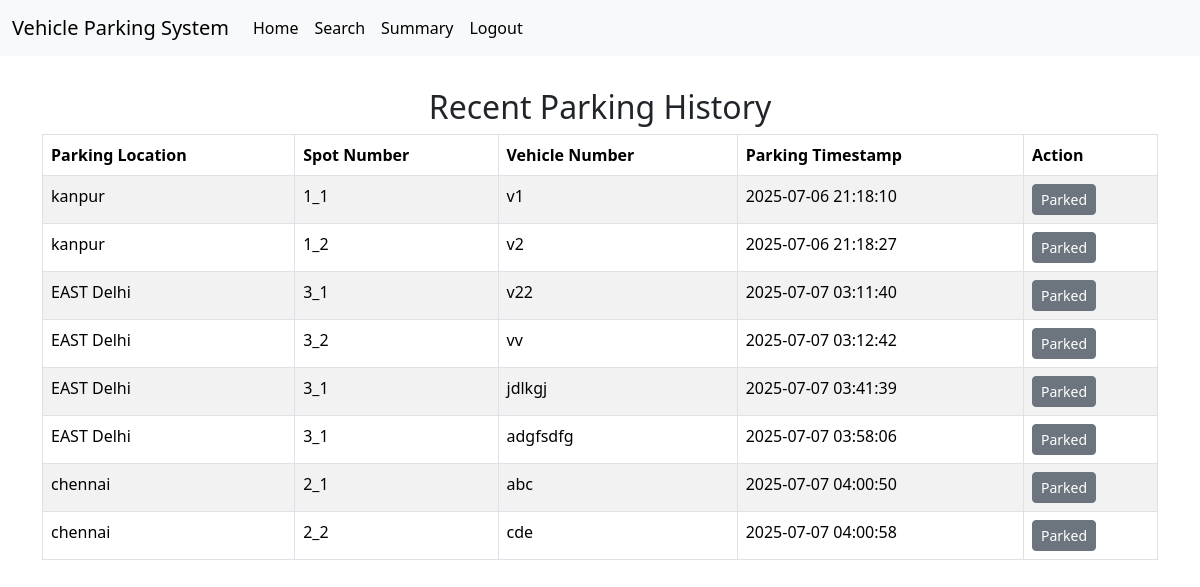
Before: /user_home (signed in) with the older database file.
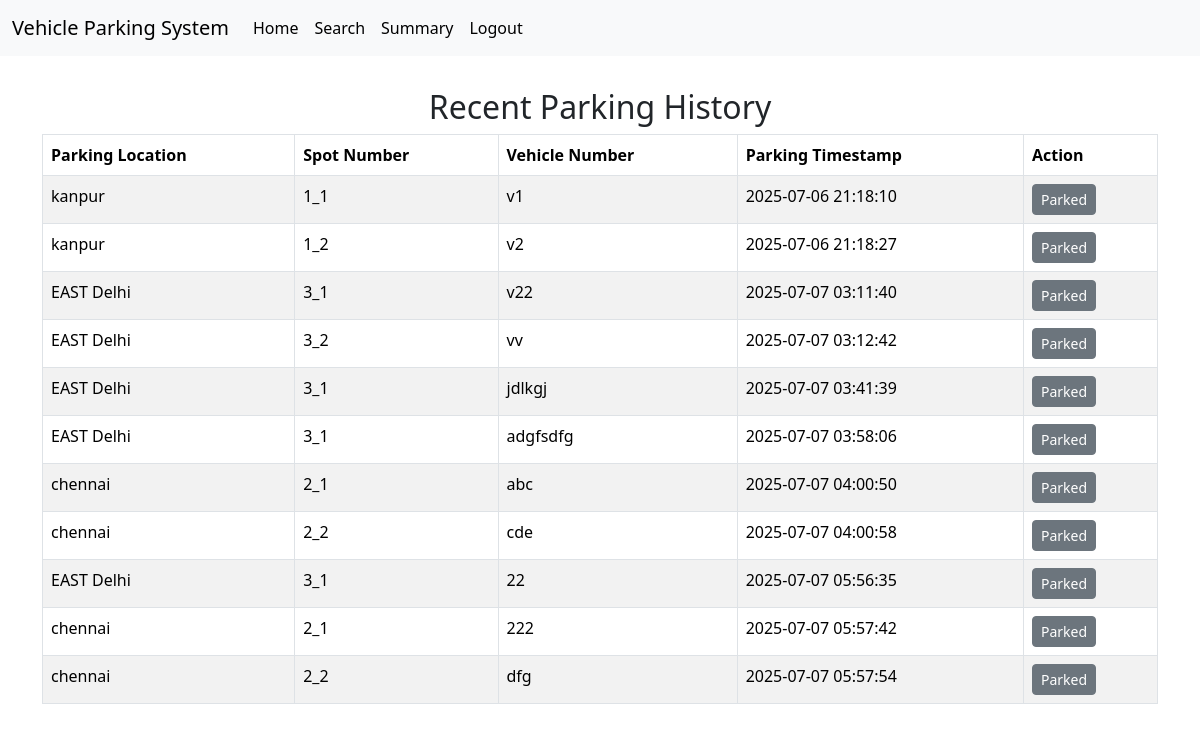
After: the same page with the newer database file.
### controllers/models.py (models this page shows)
class Reservation(db.Model):
    id = db.Column(db.Integer, primary_key=True, autoincrement=True)
    spot_id = db.Column(db.Integer, db.ForeignKey('parking_spot.spot'), nullable=False)
    user_id = db.Column(db.Integer, db.ForeignKey('user.id'), nullable=False)
    parking_timestamp = db.Column(db.DateTime, nullable=False, default=datetime.utcnow)
    leaving_timestamp = db.Column(db.DateTime, nullable=True)
    parking_cost = db.Column(db.Float, nullable=True)
    vehicle_number = db.Column(db.String(20), nullable=False)
    spot = db.relationship('ParkingSpot', backref='reservations')
    user = db.relationship('User', backref='reservations')

class ParkingLot(db.Model):
    id = db.Column(db.Integer, primary_key=True, autoincrement=True)
    location = db.Column(db.String(100), nullable=False)
    address = db.Column(db.String(200), nullable=False)
    pin_code = db.Column(db.String, nullable=False)
    price = db.Column(db.String, nullable=False)
    max_spots = db.Column(db.Integer, nullable=False)
    spots = db.relationship('ParkingSpot', backref='lot', cascade="all, delete-orphan")

### controllers/general_routes.py (the view)
@app.route('/user_home', methods=['GET', 'POST'])
def user_home():
    reservations = Reservation.query.filter_by(user_id=session.get('user_id')).all()
    return render_template('/user_home.html', reservations=reservations)

### templates/user_home.html (shortened to what this page needs)
<!DOCTYPE html>
<html lang="en">
<head>
</head>
{% extends 'index.html' %}
    {% block content %}
    <div class="jumbotron text-center">
        <h2>Recent Parking History</h2>
    </div>
    <div class="container">
        <table class="table table-striped table-bordered">
            <thead>
                <tr>
                    <th>Parking Location</th>
                    <th>Spot Number</th>
                    <th>Vehicle Number</th>
                    <th>Parking Timestamp</th>
                    <th>Action</th>
                </tr>
            </thead>
            <tbody>
                {% for reservation in reservations %}
                    <tr>
                        <td>{{ reservation.spot.lot.location if reservation.spot and reservation.spot.lot else '—' }}</td>
                        <td>{{ reservation.spot_id }}</td>
                        <td>{{ reservation.vehicle_number }}</td>
                        <td>{{ reservation.parking_timestamp.strftime('%Y-%m-%d %H:%M:%S') }}</td>
                        <td>
                            {% if reservation.leaving_timestamp is none %}
                                <form method="get" action="release_parking/{{ reservation.id }}" >
                                    <button class="btn btn-danger btn-sm">Release</button>
                                </form>
                            {% else %}
                                <button class="btn btn-secondary btn-sm">Parked</button>
                            {% endif %}
                        </td>
                    </tr>
                {% endfor %}
            </tbody>
        </table>
    </div>
    {%endblock%}

### templates/index.html (shortened to what this page needs)
<!DOCTYPE html>
<html lang="en">
<head>
    <link href="https://cdn.jsdelivr.net/npm/bootstrap@5.3.7/dist/css/bootstrap.min.css" rel="stylesheet">
</head>
<body>
    {% include 'navbar.html' %}
    <div class="container-fluid">
        <div class="row justify-content-center">
        </div>
    </div>
    {% block content %}
    {% endblock %}
</body>
</html>

### templates/navbar.html (shortened to what this page needs)
<nav class="navbar navbar-expand-lg bg-body-tertiary">
  <div class="container-fluid">
    <a class="navbar-brand" href="/">Vehicle Parking System        </a>
    <div class="collapse navbar-collapse" id="navbarSupportedContent">
      <ul class="navbar-nav me-auto mb-2 mb-lg-0">
        {% if session.get('email') %}
          {% if 'user' in session.get('roles') %}
          <li class="nav-item">
            <a class="nav-link active" aria-current="page" href="{{ url_for('home') }}">Home</a>
            </li>
            <li class="nav-item">
            <a class="nav-link active" aria-current="page" href="{{ url_for('user_search_parking') }}">Search</a>
            </li>
            <li class="nav-item">
            <a class="nav-link active" aria-current="page" href="#">Summary</a>
            </li>
          {% endif %}
          <li class="nav-item">
            <a class="nav-link active" aria-current="page" href="/logout">Logout</a>
          </li>
        {% endif %}
      </ul>
    </div>
  </div>
</nav>

Changed rows visible on the page:
added Reservation: spot.lot "EAST Delhi", spot_id "3_1", vehicle_number "22", parking_timestamp "2025-07-07 05:56:35", shows "Parked"
added Reservation: spot.lot "chennai", spot_id "2_1", vehicle_number "222", parking_timestamp "2025-07-07 05:57:42", shows "Parked"
added Reservation: spot.lot "chennai", spot_id "2_2", vehicle_number "dfg", parking_timestamp "2025-07-07 05:57:54", shows "Parked"
